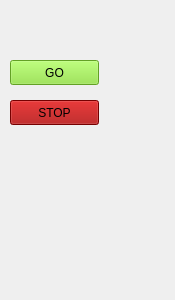
<?xml version="1.0" encoding="UTF-8"?>
<ui version="4.0">
 <class>BoosterButtons</class>
 <widget class="QWidget" name="BoosterButtons">
  <property name="geometry">
   <rect>
    <x>0</x>
    <y>0</y>
    <width>175</width>
    <height>300</height>
   </rect>
  </property>
  <property name="windowTitle">
   <string>Form</string>
  </property>
  <widget class="QPushButton" name="goPushButton">
   <property name="geometry">
    <rect>
     <x>10</x>
     <y>60</y>
     <width>89</width>
     <height>25</height>
    </rect>
   </property>
   <property name="styleSheet">
    <string notr="true">background-color: rgb(138, 226, 52);</string>
   </property>
   <property name="text">
    <string>GO</string>
   </property>
  </widget>
  <widget class="QPushButton" name="stopPushButton">
   <property name="geometry">
    <rect>
     <x>10</x>
     <y>100</y>
     <width>89</width>
     <height>25</height>
    </rect>
   </property>
   <property name="styleSheet">
    <string notr="true">background-color: rgb(164, 0, 0);</string>
   </property>
   <property name="text">
    <string>STOP</string>
   </property>
  </widget>
  <widget class="QLabel" name="label">
   <property name="geometry">
    <rect>
     <x>20</x>
     <y>20</y>
     <width>67</width>
     <height>17</height>
    </rect>
   </property>
   <property name="text">
    <string/>
   </property>
  </widget>
  <widget class="QLabel" name="label_2">
   <property name="geometry">
    <rect>
     <x>20</x>
     <y>150</y>
     <width>67</width>
     <height>17</height>
    </rect>
   </property>
   <property name="text">
    <string/>
   </property>
  </widget>
 </widget>
 <resources/>
 <connections/>
</ui>
